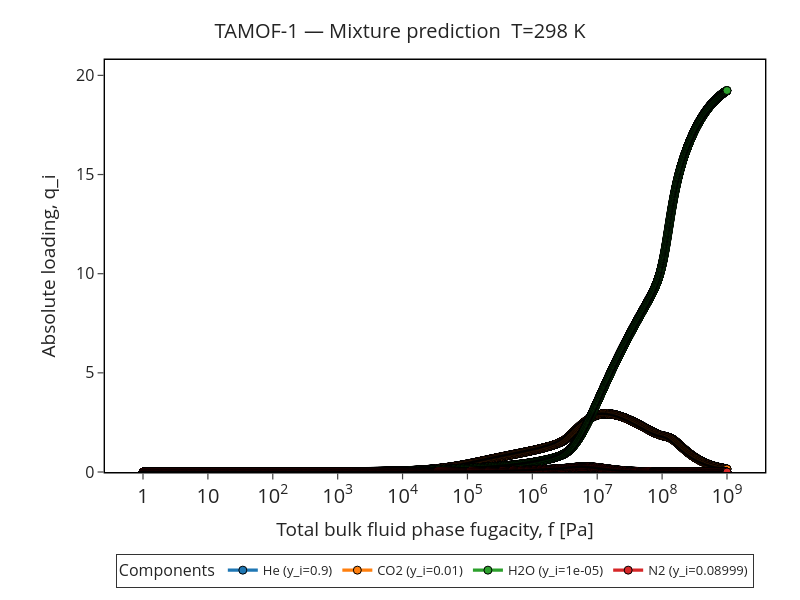

Notebook code cell kept with this figure:
### Markdown cell above
## Excluding the carrier gas

For many systems this is the cleaner scientific view, since the carrier gas may have negligible uptake and can compress the visual scale for the adsorbing species.

### Code cell
fig = plotter.mixture_loading(include_carrier_gas=False)
fig

### Figure 1 — Plotly figure (JSON) as saved in the notebook; plotly's stock layout.template omitted (floating-point values rounded to 4 significant figures; data arrays with more than 128 entries replaced by an {"elided": "..."} marker saying what was removed)
{"data": [{"hovertemplate": "He (y_i=0.9)<br>P=%{x:.4g} Pa<br>y=%{y:.6g}<extra></extra>", "line": {"width": 3.2}, "marker": {"line": {"color": "Black", "width": 1}, "size": 8, "symbol": "circle"}, "mode": "lines+markers", "name": "He (y_i=0.9)", "type": "scatter", "x": {"elided": "10000 float values"}, "y": {"elided": "10000 float values"}}, {"hovertemplate": "CO2 (y_i=0.01)<br>P=%{x:.4g} Pa<br>y=%{y:.6g}<extra></extra>", "line": {"width": 3.2}, "marker": {"line": {"color": "Black", "width": 1}, "size": 8, "symbol": "circle"}, "mode": "lines+markers", "name": "CO2 (y_i=0.01)", "type": "scatter", "x": {"elided": "10000 float values"}, "y": {"elided": "10000 float values"}}, {"hovertemplate": "H2O (y_i=1e-05)<br>P=%{x:.4g} Pa<br>y=%{y:.6g}<extra></extra>", "line": {"width": 3.2}, "marker": {"line": {"color": "Black", "width": 1}, "size": 8, "symbol": "circle"}, "mode": "lines+markers", "name": "H2O (y_i=1e-05)", "type": "scatter", "x": {"elided": "10000 float values"}, "y": {"elided": "10000 float values"}}, {"hovertemplate": "N2 (y_i=0.08999)<br>P=%{x:.4g} Pa<br>y=%{y:.6g}<extra></extra>", "line": {"width": 3.2}, "marker": {"line": {"color": "Black", "width": 1}, "size": 8, "symbol": "circle"}, "mode": "lines+markers", "name": "N2 (y_i=0.08999)", "type": "scatter", "x": {"elided": "10000 float values"}, "y": {"elided": "10000 float values"}}], "layout": {"font": {"size": 16}, "height": 600, "legend": {"bgcolor": "rgba(255,255,255,0.95)", "bordercolor": "black", "borderwidth": 0.8, "font": {"size": 13}, "orientation": "h", "title": {"text": "Components"}, "x": 0.5, "xanchor": "center", "y": -0.2, "yanchor": "top"}, "margin": {"b": 88, "l": 105, "r": 35, "t": 60}, "paper_bgcolor": "white", "plot_bgcolor": "white", "showlegend": true, "title": {"font": {"size": 20}, "text": "TAMOF-1 — Mixture prediction  T=298 K", "x": 0.5, "xanchor": "center", "y": 0.96, "yanchor": "top"}, "width": 800, "xaxis": {"dtick": 1, "exponentformat": "power", "linecolor": "black", "linewidth": 1.4, "minor": {"showgrid": false, "ticks": ""}, "minorloglabels": "none", "mirror": true, "showgrid": false, "showline": true, "tick0": 0, "ticklen": 6, "tickmode": "linear", "ticks": "outside", "tickwidth": 1.2, "title": {"text": "Total bulk fluid phase fugacity, f [Pa]"}, "type": "log", "zeroline": false}, "yaxis": {"linecolor": "black", "linewidth": 1.4, "mirror": true, "range": [0, 20.78], "showgrid": false, "showline": true, "ticklen": 6, "ticks": "outside", "tickwidth": 1.2, "title": {"text": "Absolute loading, q_i"}, "zeroline": false}}}
